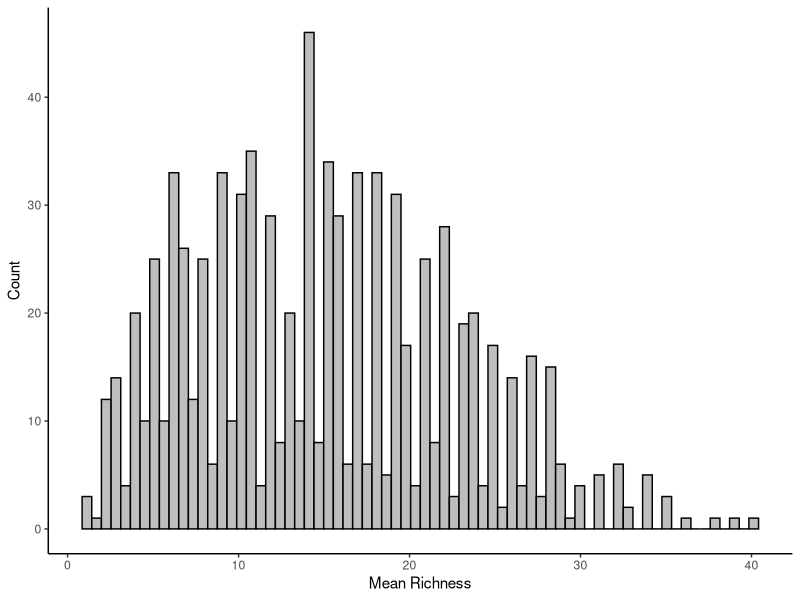
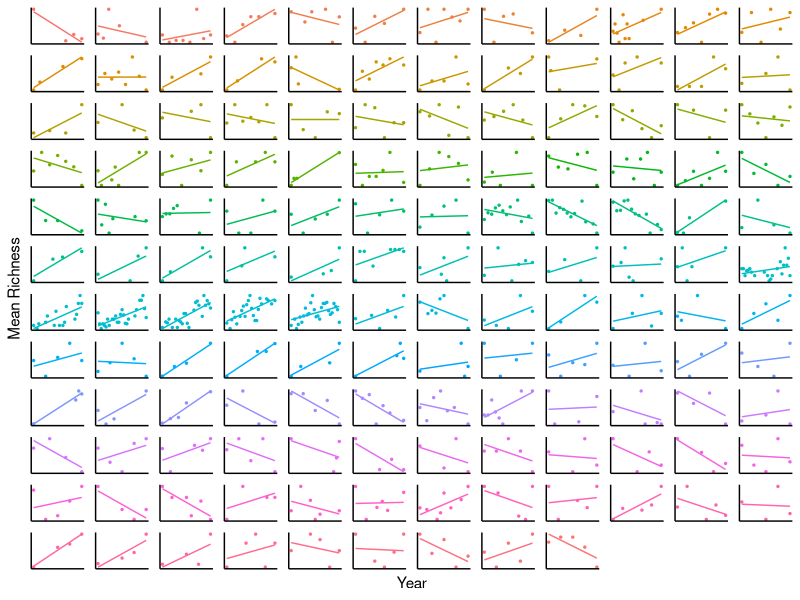
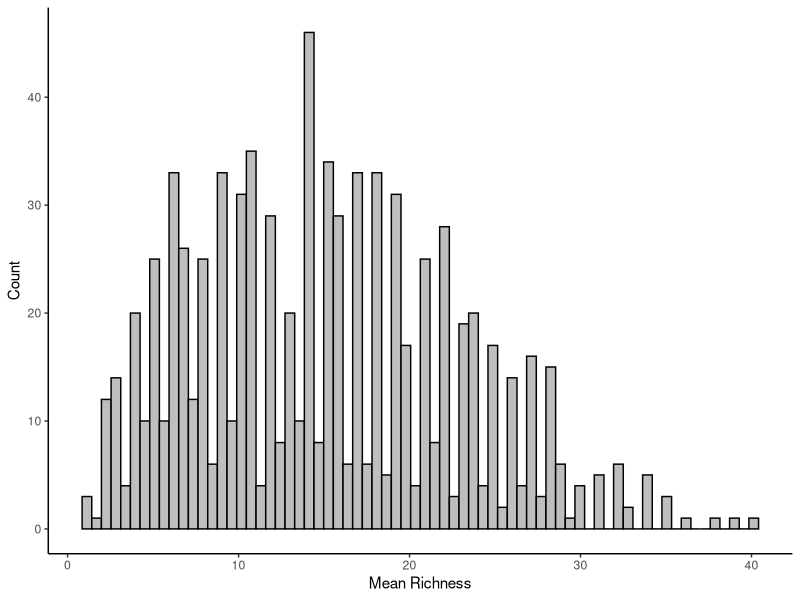
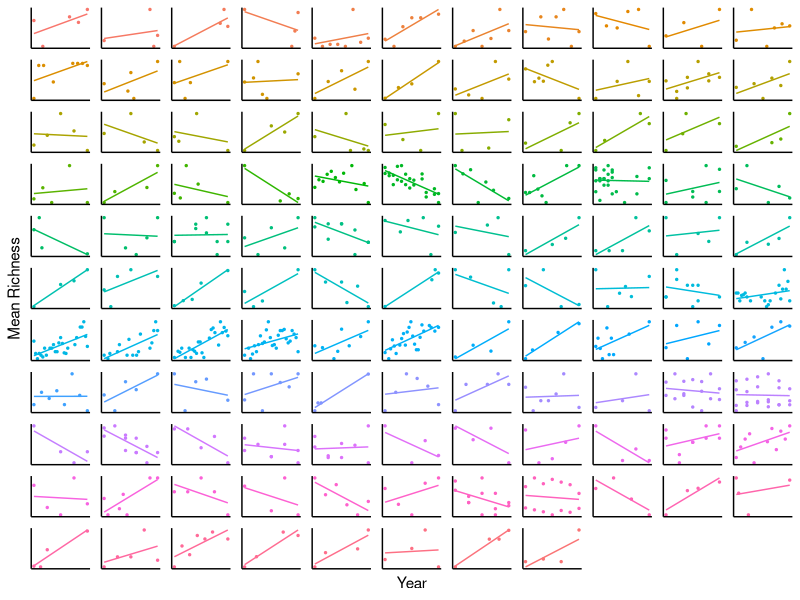
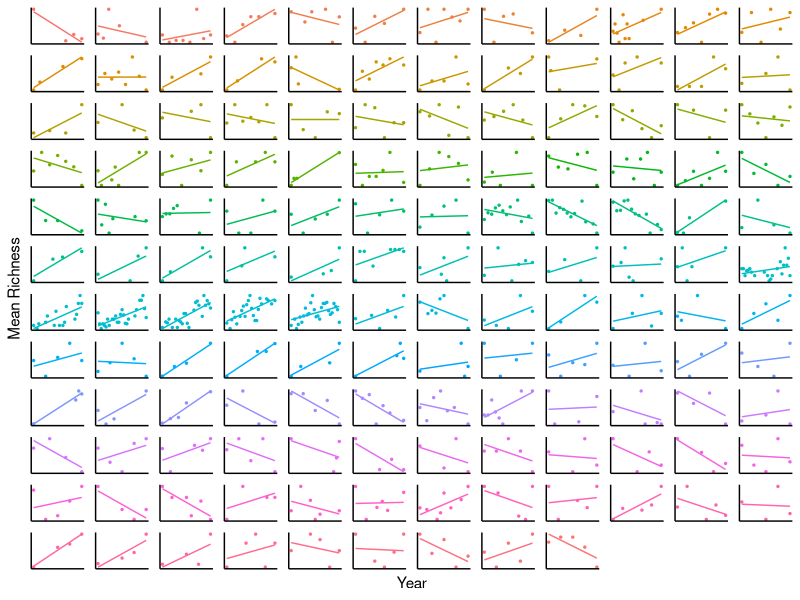
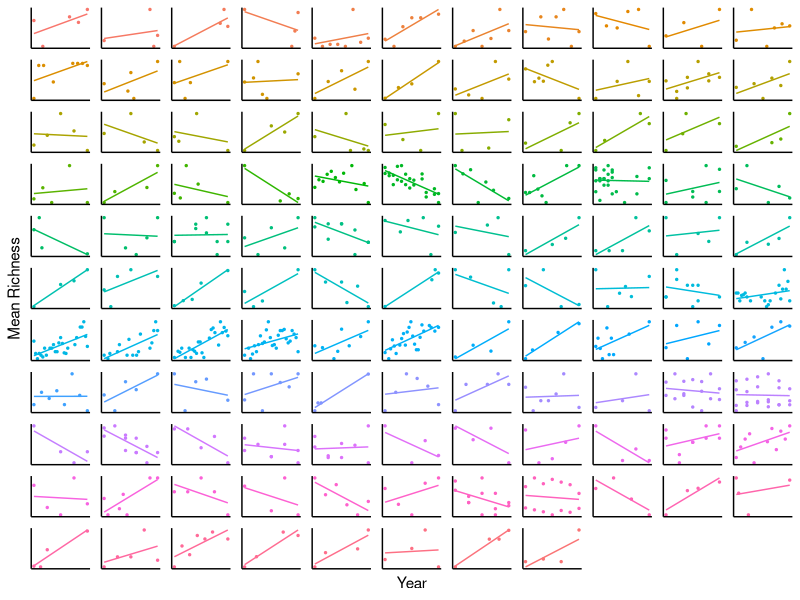

Generate these figures, in order, with R:
## ---- chunk 1
#Loading packages:

library(tidyverse) #For data wrangling
library(lubridate) #For working with dates
library(ggplot2) #Plotting
library(RColorBrewer)
library(patchwork)
library(stringr)
library(vegan)
library(broom)
library(sp)
## ---- chunk 2
site_inverts <- read.csv("cleaned_data/longterm_site_richness.csv")
comid_inverts <- read.csv("cleaned_data/longterm_comid_richness.csv")
## ---- chunk 3
ggplot(site_inverts, aes(x = richness_xbar))+
  geom_histogram(fill = "Grey", color = "Black", bins = 70)+
  theme_classic()+
  labs(x = "Mean Richness", y = "Count")
## ---- chunk 4
site.trends <- ggplot(site_inverts, aes(y = richness_xbar, x = yr, color = factor(siteId)))+
  geom_point(size = 0.5)+
  geom_smooth(se = F, method = "lm", size = 0.5)+
  theme_classic()+
  facet_wrap(~factor(siteId), scales = "free")+
  theme(legend.position = "none", 
        strip.text = element_blank(),
        strip.background = element_blank(), 
        axis.text = element_blank(), 
        axis.ticks = element_blank())+
  labs(x = "Year", 
       y = "Mean Richness")
site.trends
## ---- chunk 5
ggsave("plots/site_richness_trends.jpg", site.trends, device = "jpeg", height = 8.5, width = 8.5, units = "in", dpi = "retina")
## ---- chunk 6
ggplot(comid_inverts, aes(x = richness_xbar))+
  geom_histogram(fill = "Grey", color = "Black", bins = 70)+
  theme_classic()+
  labs(x = "Mean Richness", y = "Count")
## ---- chunk 7
comid.trends <- ggplot(comid_inverts, aes(y = richness_xbar, x = yr, color = factor(COMID)))+
  geom_point(size = 0.5)+
  geom_smooth(se = F, method = "lm", size = 0.5)+
  theme_classic()+
  facet_wrap(~factor(COMID), scales = "free")+
  theme(legend.position = "none", 
        strip.text = element_blank(),
        strip.background = element_blank(), 
        axis.text = element_blank(), 
        axis.ticks = element_blank())+
  labs(x = "Year", 
       y = "Mean Richness")
comid.trends
## ---- chunk 8
ggsave("plots/comid_richness_trends.jpg", comid.trends, device = "jpeg", height = 8.5, width = 8.5, units = "in", dpi = "retina")
